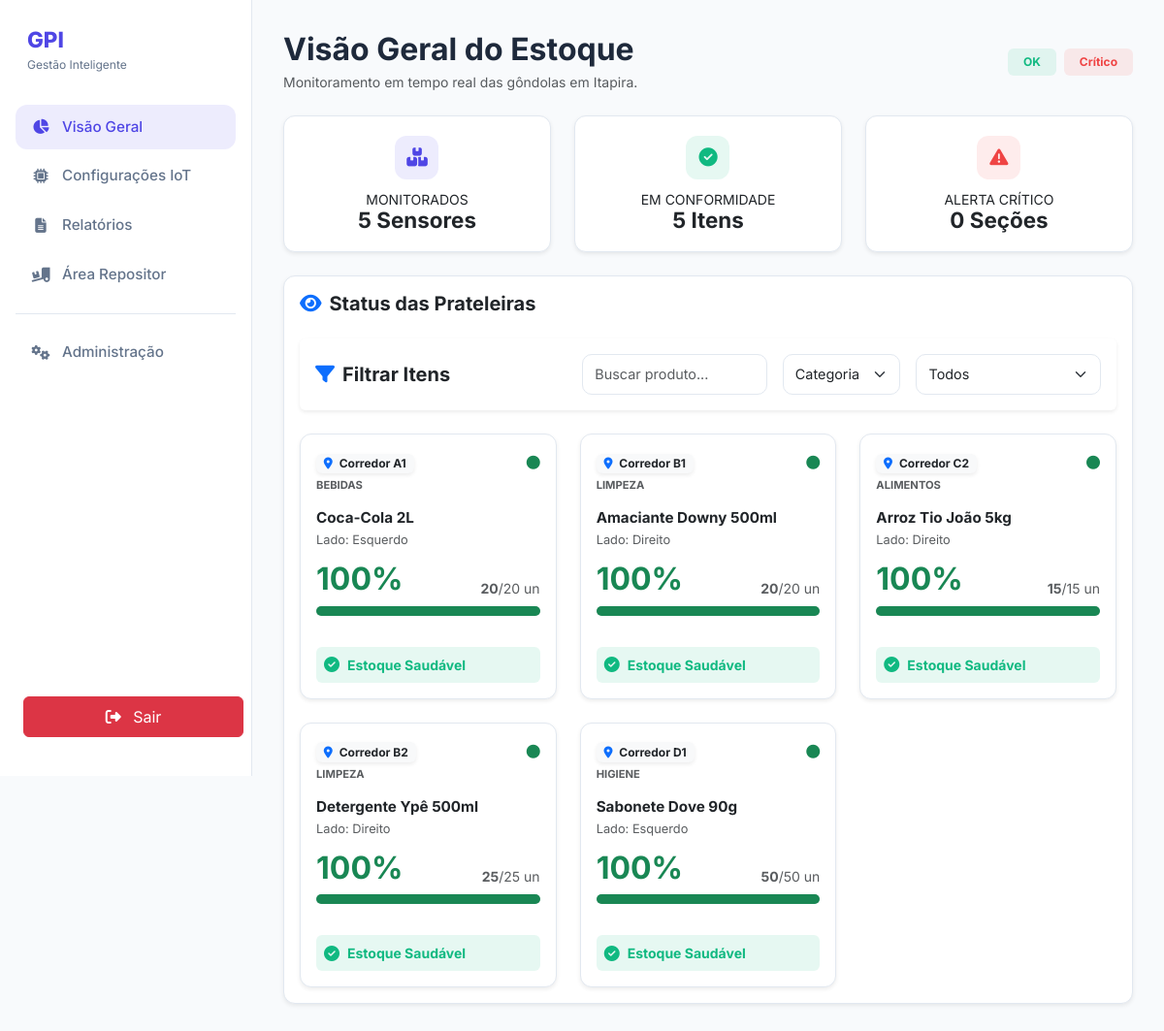
Before: /roteador.php?controller=Home&action=index (signed in) with the older database file.
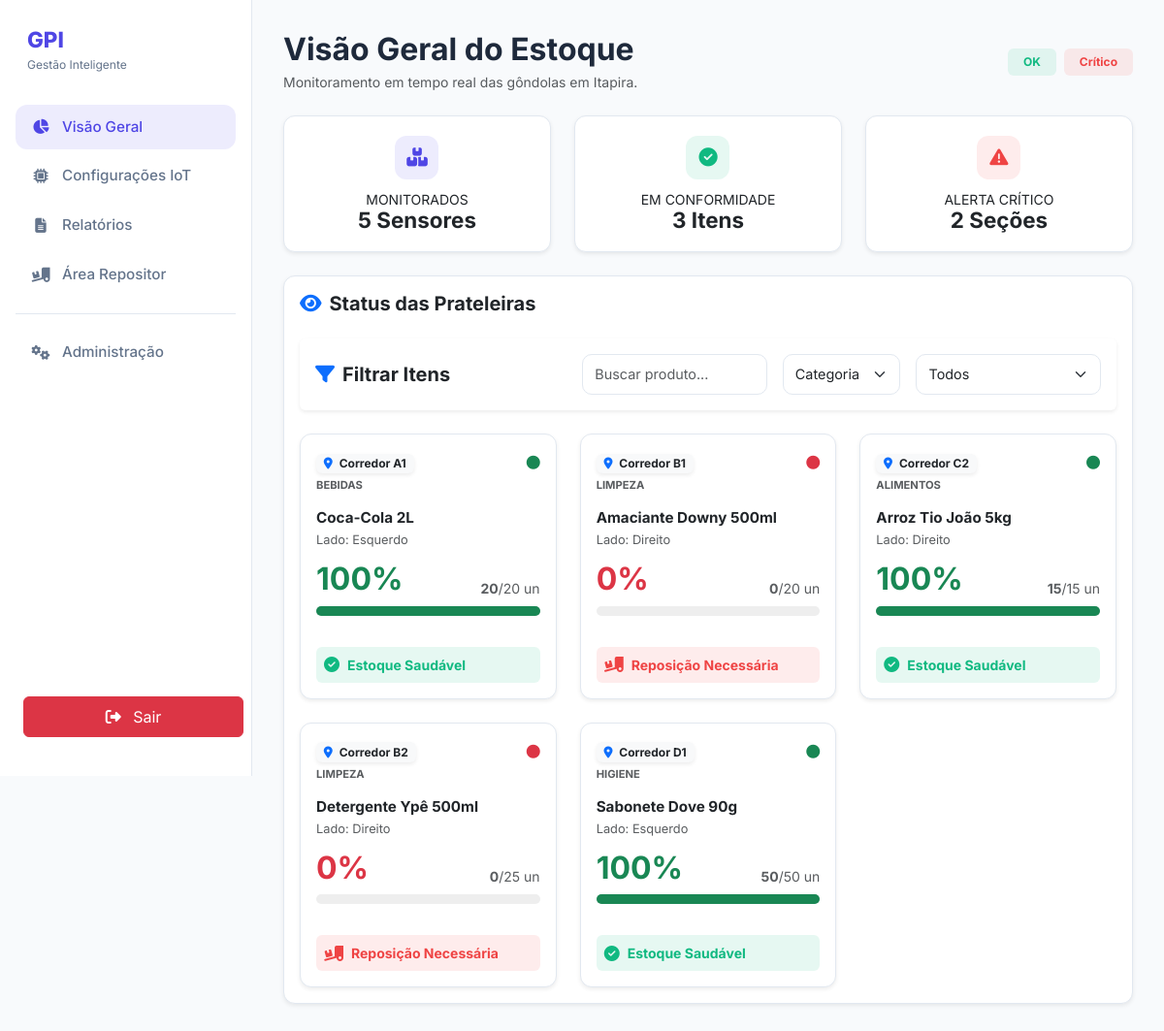
After: the same page with the newer database file.
### tables this page shows
CREATE TABLE sensor (
    id VARCHAR(50) PRIMARY KEY NOT NULL,
    nome VARCHAR(120) NOT NULL,
    corredor VARCHAR(120) NOT NULL,
    lado VARCHAR(120) NOT NULL,
    peso_atual DECIMAL(10,3) NOT NULL DEFAULT 0,
    capacidade_maxima INT NOT NULL DEFAULT 20,
    minimo_reposicao INT NOT NULL DEFAULT 5,
    ultima_atualizacao DATETIME NOT NULL DEFAULT CURRENT_TIMESTAMP ON UPDATE CURRENT_TIMESTAMP,
    quantidade_atual INT NOT NULL DEFAULT 0,
    id_produto INT NOT NULL,
    status VARCHAR(20) NOT NULL,
    FOREIGN KEY (id_produto) REFERENCES produtos(id)
);

CREATE TABLE categorias (
    id INT PRIMARY KEY AUTO_INCREMENT,
    nome VARCHAR(60) NOT NULL
);

CREATE TABLE produtos (
    id INT PRIMARY KEY NOT NULL AUTO_INCREMENT,
    nome VARCHAR(120) NOT NULL,
    peso_unitario DECIMAL(10,3) NOT NULL,
    unidade_medida VARCHAR(10) DEFAULT 'un',
    id_categoria INT,
    FOREIGN KEY (id_categoria) REFERENCES categorias(id)
);

### view/home.php (the view, shortened to what the changed rows need)
<!DOCTYPE html>
<html lang="pt-BR">
<head>
    <link rel="stylesheet" href="https://cdnjs.cloudflare.com/ajax/libs/font-awesome/6.4.2/css/all.min.css">
    <link href="https://cdn.jsdelivr.net/npm/bootstrap@5.3.2/dist/css/bootstrap.min.css" rel="stylesheet">
    <link rel="stylesheet" href="style.css" />
</head>
<body>
    <div class="app">
        <aside class="sidebar">
            <div class="brand">
                <div class="brand-text"><span>GPI</span><small>Gestão Inteligente</small></div>
            </div>
            <nav class="menu">
                <a class="menu-item active" href="roteador.php?controller=Home&action=index">
                    <i class="fa-solid fa-chart-pie"></i> Visão Geral
                </a>
                <a class="menu-item" href="roteador.php?controller=Sensor&action=index">
                    <i class="fa-solid fa-microchip"></i> Configurações IoT
                </a>
                <a class="menu-item" href="roteador.php?controller=Relatorio&action=index">
                    <i class="fa-solid fa-file-lines"></i> Relatórios
                </a>
                <a class="menu-item" href="roteador.php?controller=Repositor&action=index">
                    <i class="fa-solid fa-truck-ramp-box"></i> Área Repositor
                </a>
                <div class="menu-divider"></div>
                <a class="menu-item" href="roteador.php?controller=Gestao&action=index">
                    <i class="fa-solid fa-gears"></i> Administração
                </a>
            </nav>
            <button class="btn btn-danger mt-auto mx-2 mb-3 py-2 w-100" onclick="location.href='roteador.php?controller=Usuario&action=logout'">
                <i class="fa-solid fa-right-from-bracket me-2"></i> Sair
            </button>
        </aside>
        <main class="content">
            <header class="header mb-4 d-flex justify-content-between align-items-center">
                <div>
                    <h1 class="fw-bold h2 mb-1">Visão Geral do Estoque</h1>
                    <p class="text-muted small mb-0">Monitoramento em tempo real das gôndolas em Itapira.</p>
                </div>
                <div class="d-flex gap-2">
                    <span class="badge bg-success-light border-0 px-3 py-2">OK</span>
                    <span class="badge bg-danger-light border-0 px-3 py-2">Crítico</span>
                </div>
            </header>
            <section class="row g-4 mb-4">
                <div class="col-md-4">
                    <div class="card kpi-card border-0 shadow-sm h-100">
                        <div class="kpi-icon bg-primary-light"><i class="fa-solid fa-boxes-stacked"></i></div>
                        <div class="kpi-info"><small>MONITORADOS</small><strong><?php echo count($sensores); ?> Sensores</strong></div>
                    </div>
                </div>
                <div class="col-md-4">
                    <div class="card kpi-card border-0 shadow-sm h-100">
                        <div class="kpi-icon bg-success-light"><i class="fa-solid fa-circle-check"></i></div>
                        <div class="kpi-info"><small>EM CONFORMIDADE</small><strong><?php echo $totalCheios; ?> Itens</strong></div>
                    </div>
                </div>
                <div class="col-md-4">
                    <div class="card kpi-card border-0 shadow-sm h-100">
                        <div class="kpi-icon bg-danger-light"><i class="fa-solid fa-triangle-exclamation"></i></div>
                        <div class="kpi-info"><small>ALERTA CRÍTICO</small><strong><?php echo $totalCriticos; ?> Seções</strong></div>
                    </div>
                </div>
            </section>
            <section class="card border-0 shadow-sm p-4">
                <h2 class="h5 fw-bold mb-4"><i class="fa-solid fa-eye me-2 text-primary"></i>Status das Prateleiras</h2>
                <section class="filter-bar border-0 shadow-sm mb-4 p-3 rounded">
                    <div class="row g-3 align-items-center">
                        <div class="col-md-4">
                            <h2 class="h5 fw-bold mb-0 text-dark"><i class="fa-solid fa-filter me-2 text-primary"></i>Filtrar Itens</h2>
                        </div>
                        <div class="col-md-3">
                            <input type="text" id="filtroTexto" class="form-control" placeholder="Buscar produto...">
                        </div>
                        <div class="col-md-2">
                            <select id="filtroCategoria" class="form-select">
                                <option value="todos">Categoria</option>
                            </select>
                        </div>
                        <div class="col-md-3">
                            <select id="filtroStatus" class="form-select">
                                <option value="todos">Todos</option>
                            </select>
                        </div>
                    </div>
                </section>
                <div class="row g-4" id="lista-sensores">
                    <?php foreach ($sensores as $s):
                        $isCritico = $s->precisaReposicao();
                        $porcentagem = $s->getPorcentagemEstoque();
                        $id = $s->getId();
                        if ($isCritico) {
                            $corDestaque = 'danger';
                        } elseif ($porcentagem < 50) {
                            $corDestaque = 'warning';
                        } else {
                            $corDestaque = 'success';
                        }
                    ?>
                    <div class="col-xl-4 col-md-6">
                        <article class="card shelf-card h-100 border-0 border-start border-5 border-<?php echo $corDestaque; ?> shadow-sm"
                                id="card-sensor-<?php echo $id; ?>"
                                style="cursor: pointer;"
                                data-bs-toggle="modal"
                                data-bs-target="#sensorModal"
                                data-id="<?php echo $id; ?>"
                                data-nome="<?php echo $s->getProduto()->getNome(); ?>"
                                data-categoria="<?php echo $s->getProduto()->getCategoria()->getNome(); ?>"
                                data-qtd="<?php echo $s->getQuantidadeAtual(); ?>"
                                data-max="<?php echo $s->getCapacidadeMaxima(); ?>">
                            <div class="card-body p-4">
                                <div class="d-flex justify-content-between align-items-start mb-3">
                                    <div>
                                        <span class="badge bg-light text-dark border-0 shadow-sm mb-1">
                                            <i class="fa-solid fa-location-dot me-1 text-primary"></i> Corredor <?php echo $s->getCorredor(); ?>
                                        </span>
                                        <small class="d-block text-muted text-uppercase fw-bold" style="font-size: 0.7rem;">
                                            <?php echo $s->getProduto()->getCategoria()->getNome(); ?>
                                        </small>
                                    </div>
                                    <div class="text-end">
                                        <i id="status-icon-<?php echo $id; ?>" class="fa-solid fa-circle text-<?php echo $corDestaque; ?> small"></i>
                                    </div>
                                </div>
                                <h3 class="h5 fw-bold mb-1"><?php echo $s->getProduto()->getNome(); ?></h3>
                                <p class="text-muted small mb-4">Lado: <?php echo $s->getLado(); ?></p>
                                <div class="mb-3">
                                    <div class="d-flex justify-content-between align-items-end mb-2">
                                        <span id="porcentagem-<?php echo $id; ?>" class="h2 fw-bold mb-0 text-<?php echo $corDestaque; ?>">
                                            <?php echo $porcentagem; ?>%
                                        </span>
                                        <span class="text-muted small" id="qtd-text-<?php echo $id; ?>">
                                            <strong><?php echo $s->getQuantidadeAtual(); ?></strong>/<?php echo $s->getCapacidadeMaxima(); ?> un
                                        </span>
                                    </div>
                                    <div class="progress" style="height: 10px; border-radius: 10px; background-color: #eee;">
                                        <div id="barra-<?php echo $id; ?>"
                                             class="progress-bar bg-<?php echo $corDestaque; ?> <?php echo $isCritico ? 'progress-bar-striped progress-bar-animated' : ''; ?>"
                                             role="progressbar" style="width: <?php echo $porcentagem; ?>%"></div>
                                    </div>
                                </div>
                                <div id="alerta-reposicao-<?php echo $id; ?>" class="mt-3 p-2 rounded <?php echo $isCritico ? 'bg-danger-light' : 'bg-success-light'; ?> d-flex align-items-center gap-2">
                                    <i class="fa-solid <?php echo $isCritico ? 'fa-truck-ramp-box' : 'fa-check-circle'; ?>"></i>
                                    <span class="small fw-bold"><?php echo $isCritico ? 'Reposição Necessária' : 'Estoque Saudável'; ?></span>
                                </div>
                            </div>
                        </article>
                    </div>
                    <?php endforeach; ?>
                </div>
            </section>
        </main>
    </div>
</body>
</html>

Changed rows visible on the page:
changed sensor "Amaciante Downy 500ml": quantidade_atual "100" → "0"; quantidade_atual "20" → "0"; quantidade_atual "Estoque Saudável" → "Reposição Necessária"
changed sensor "Detergente Ypê 500ml": quantidade_atual "100" → "0"; quantidade_atual "25" → "0"; quantidade_atual "Estoque Saudável" → "Reposição Necessária"
Other visible differences:
$totalCheios: "5" → "3"
$totalCriticos: "0" → "2"
